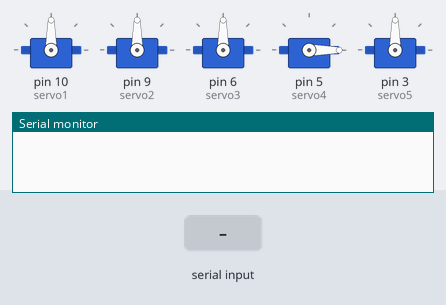
A sketch run on a simulated Arduino Uno, built with avr-gcc and run on an emulated ATmega328P. Shown: 5 × servo, the last lines printed to the serial monitor. Inputs (shaded band) come from the test bench.

Above: at 1.2 s.
1.3 s: "1" received over the second serial link
At 2.5 s:
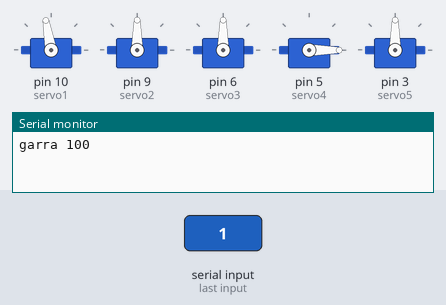
2.8 s: "q" received over the second serial link
At 3.2 s:
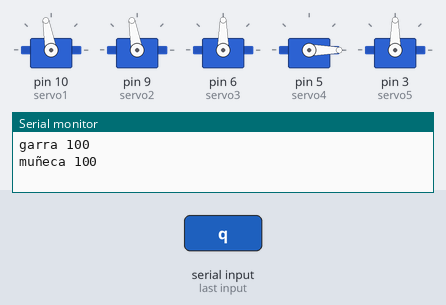
4.3 s: "a" received over the second serial link
At 5.5 s:
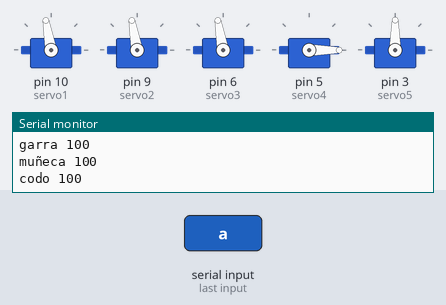
5.8 s: "3" received over the second serial link
At 6.7 s:
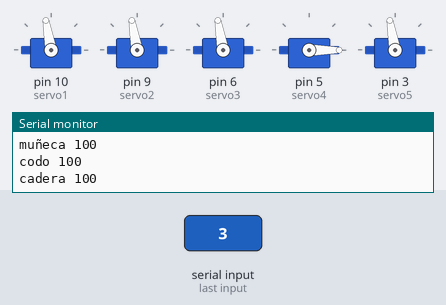
7.3 s: "2" received over the second serial link
At 8.2 s:
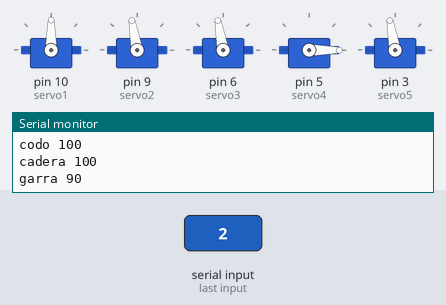
8.8 s: "w" received over the second serial link
At 10.2 s:
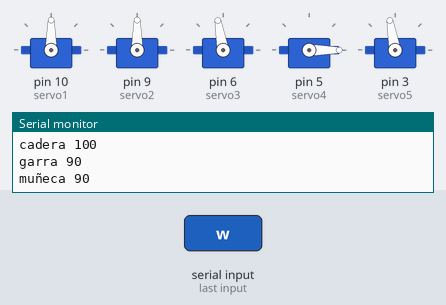
Timing chart, 0 to 11.3 s (numbered marks = the images above; inputs shaded):
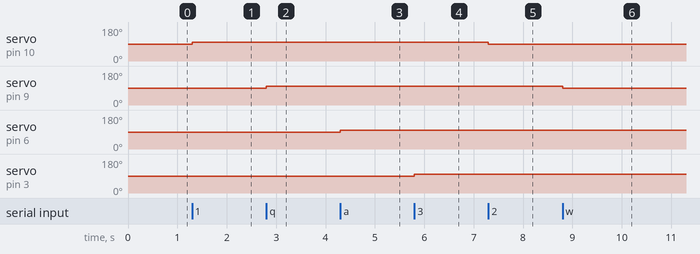

Measured:
- after the input at 1.3 s, servo on pin 10 (servo1): 90° → 100° at once
- after the input at 2.8 s, servo on pin 9 (servo2): 90° → 100° at once
- after the input at 4.3 s, servo on pin 6 (servo3): 90° → 100° at once
- after the input at 5.8 s, servo on pin 3 (servo5): 90° → 100° at once
- after the input at 7.3 s, servo on pin 10 (servo1): 100° → 90° at once
- after the input at 8.8 s, servo on pin 9 (servo2): 100° → 90° at once

The sketch:

bt_cel.ino
```cpp
#include <SoftwareSerial.h>
#include <Servo.h>

SoftwareSerial BT(13,12);

Servo servo1;
Servo servo2;
Servo servo3;
Servo servo4;
Servo servo5;

int anguloservo1 = 90;//posicion inicial
int anguloservo2 = 90;
int anguloservo3 = 90;
int anguloservo4 = 0;
int anguloservo5 = 90;


void setup() {
  Serial.begin(9600);
  BT.begin(9600);

  servo1.attach(10);//pinza
  servo2.attach(9);//muñeca
  servo3.attach(6);//codo
  servo4.attach(5);//hombro
  servo5.attach(3);//base

  servo1.write(anguloservo1);
  servo2.write(anguloservo2);
  servo3.write(anguloservo3);
  servo4.write(anguloservo4);
  servo5.write(anguloservo5);

}

void loop() {
if (BT.available()) {

    char texto = BT.read();

        switch (texto) {

  case '1':
    anguloservo1 = anguloservo1 + 10;
    anguloservo1 = constrain(anguloservo1,0,180);
    servo1.write(anguloservo1);
    Serial.print("garra ");
    Serial.println(anguloservo1);
    BT.print("garra ");
    BT.println(anguloservo1);
    break;

  case '2':
    anguloservo1 = anguloservo1 - 10;
    anguloservo1 = constrain(anguloservo1,0,180);
    servo1.write(anguloservo1);
    Serial.print("garra ");
    Serial.println(anguloservo1);
    BT.print("garra ");
    BT.println(anguloservo1);
    break;

  case 'q':
    anguloservo2 = anguloservo2 + 10;
    anguloservo2 = constrain(anguloservo2,0,180);
    servo2.write(anguloservo2);
    Serial.print("muñeca ");
    Serial.println(anguloservo2);
    break;

  case 'w':
    anguloservo2 = anguloservo2 - 10;
    anguloservo2 = constrain(anguloservo2,0,180);
    servo2.write(anguloservo2);
    Serial.print("muñeca ");
    Serial.println(anguloservo2);
    break;

  case 'a':
    anguloservo3 = anguloservo3 + 10;
    anguloservo3 = constrain(anguloservo3,0,180);
    servo3.write(anguloservo3);
    Serial.print("codo ");
    Serial.println(anguloservo3);
    break;

  case 's':
    anguloservo3 = anguloservo3 - 10;
    anguloservo3 = constrain(anguloservo3,0,180);
    servo3.write(anguloservo3);
    Serial.print("codo ");
    Serial.println(anguloservo3);
    break;

  case 'z':
    anguloservo4 = anguloservo4 + 10;
    anguloservo4 = constrain(anguloservo4,0,180);
    servo4.write(anguloservo4);
    Serial.print("hombro ");
    Serial.println(anguloservo4);
    break;

  case 'x':
    anguloservo4 = anguloservo4 - 10;
    anguloservo4 = constrain(anguloservo4,0,180);
    servo4.write(anguloservo4);
    Serial.print("hombro ");
    Serial.println(anguloservo4);
    break;

  case '3':
    anguloservo5 = anguloservo5 + 10;
    anguloservo5 = constrain(anguloservo5,0,180);
    servo5.write(anguloservo5);
    Serial.print("cadera ");
    Serial.println(anguloservo5);
    break;

  case '4':
    anguloservo5 = anguloservo5 - 10;
    anguloservo5 = constrain(anguloservo5,0,180);
    servo5.write(anguloservo5);
    Serial.print("cadera ");
    Serial.println(anguloservo5);
    break;
    }
   }
  }
```
